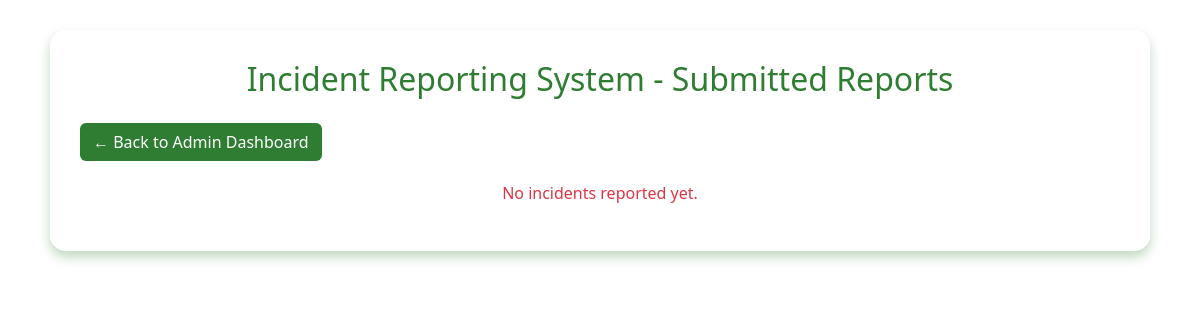
The page /view_incidents.php (signed in) on the database as committed earlier.
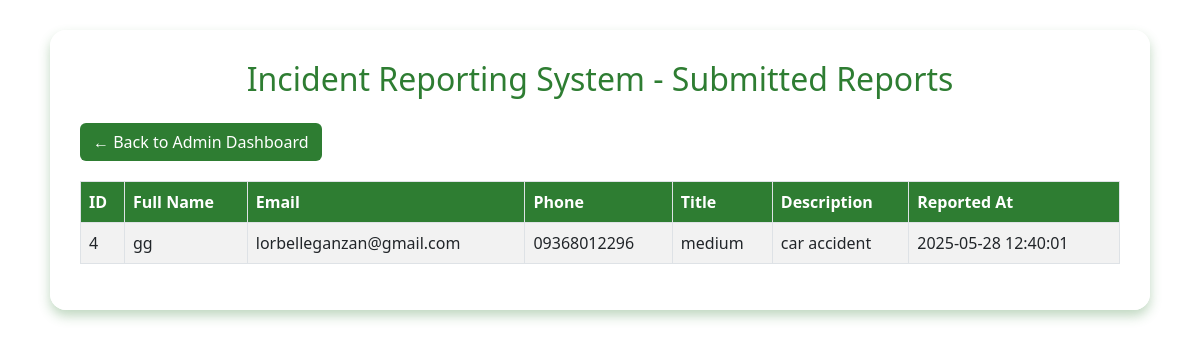
The same page on the database as committed later.
### tables this page shows
CREATE TABLE `incidents` (
  `id` int(11) NOT NULL,
  `user_id` int(11) NOT NULL,
  `fullname` varchar(255) NOT NULL,
  `email` varchar(255) NOT NULL,
  `phone` varchar(20) NOT NULL,
  `username` varchar(255) NOT NULL,
  `title` varchar(255) NOT NULL,
  `description` text NOT NULL,
  `location` varchar(255) DEFAULT NULL,
  `created_at` timestamp NOT NULL DEFAULT current_timestamp()
);

### view_incidents.php (the view, shortened to what this page needs)
<?php
require 'config.php';
$result = $conn->query("SELECT * FROM incidents ORDER BY created_at DESC");
?>
<!DOCTYPE html>
<html lang="en">
<head>
    <link href="https://cdn.jsdelivr.net/npm/bootstrap@5.3.0/dist/css/bootstrap.min.css" rel="stylesheet" />
</head>
<body>
    <div class="auth-container">
        <h2>Incident Reporting System - Submitted Reports</h2>
        <a href="admin_dashboard.php" class="btn btn-back">← Back to Admin Dashboard</a>
        <?php if ($result && $result->num_rows > 0): ?>
            <div class="table-responsive">
                <table class="table table-bordered table-striped">
                    <thead>
                        <tr>
                            <th>ID</th>
                            <th>Full Name</th>
                            <th>Email</th>
                            <th>Phone</th>
                            <th>Title</th>
                            <th>Description</th>
                            <th>Reported At</th>
                        </tr>
                    </thead>
                    <tbody>
                        <?php while ($incident = $result->fetch_assoc()): ?>
                            <tr>
                                <td><?= htmlspecialchars($incident['id']) ?></td>
                                <td><?= htmlspecialchars($incident['fullname']) ?></td>
                                <td><?= htmlspecialchars($incident['email']) ?></td>
                                <td><?= htmlspecialchars($incident['phone']) ?></td>
                                <td><?= htmlspecialchars($incident['title']) ?></td>
                                <td><?= nl2br(htmlspecialchars($incident['description'])) ?></td>
                                <td><?= htmlspecialchars($incident['created_at']) ?></td>
                            </tr>
                        <?php endwhile; ?>
                    </tbody>
                </table>
            </div>
        <?php else: ?>
            <p class="text-danger text-center">No incidents reported yet.</p>
        <?php endif; ?>
    </div>
</body>
</html>

### view_incidents.php (style rules this page uses)
body { margin: 0; font-family: 'Segoe UI', Tahoma, Geneva, Verdana, sans-serif; background: url('https://media.tenor.com/-PPC-n5chR4AAAAm/seraph-of-the-end-yuu.webp') no-repeat center center fixed; background-size: cover; height: 100vh; padding: 30px; display: flex; align-items: flex-start; justify-content: center; }
.auth-container { background: rgba(255, 255, 255, 0.95); padding: 30px; border-radius: 16px; box-shadow: 0 6px 12px rgba(46, 125, 50, 0.3); max-width: 1100px; width: 100%; }
h2 { color: #2e7d32; text-align: center; margin-bottom: 25px; }
.table th { background-color: #2e7d32; color: white; }
.btn-back { background-color: #2e7d32; color: white; margin-bottom: 20px; }
.table td, .table th { vertical-align: middle; }

Rows that differ between the two databases and show on the page:
added incidents: id "4", fullname "gg", email "lorbelleganzan@gmail.com", phone "09368012296", title "medium", description "car accident", created_at "2025-05-28 12:40:01"
Other text that changed with them:
text no longer shown: "No incidents reported yet."
text now shown: "ID Full Name Email Phone Title Description Reported At"
